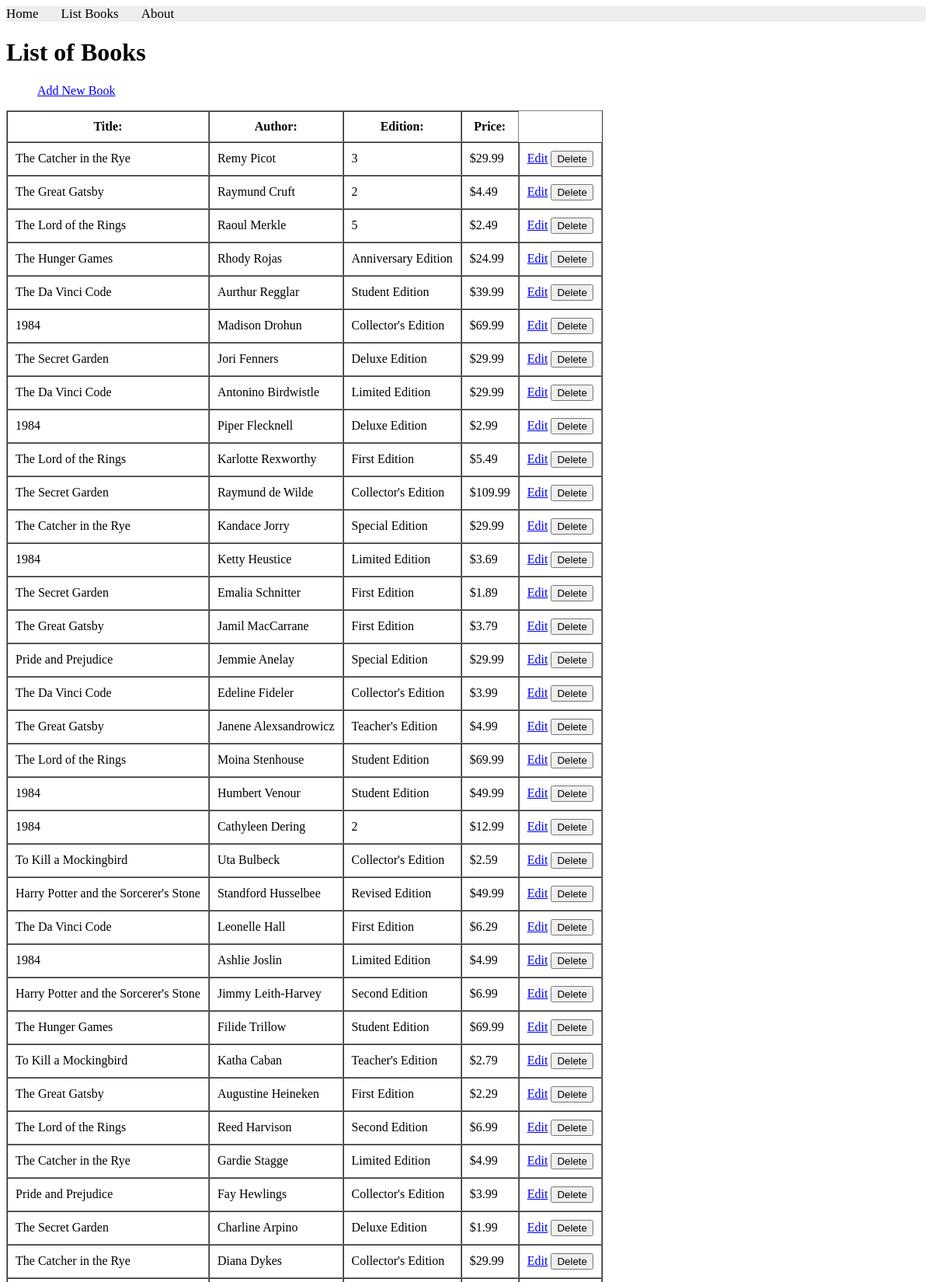
/books/l10p1/listB/ (upper part), run on the app's committed database.
### apps/bookmodule/models.py (models this page shows)
class Book(models.Model):
    title = models.CharField(max_length = 50)
    author = models.CharField(max_length = 50)
    price = models.FloatField(default = 0.0)
    edition = models.SmallIntegerField(default = 1)

### apps/bookmodule/views.py (the view)
# urls.py: path('l10p1/listB/', views.l10_part1_listB, name="books.l10p1"),
def l10_part1_listB(request):
    return render(request, 'bookmodule/l10_part1.html', {'books': Book.objects.all()})

### apps/templates/bookmodule/l10_part1.html (shortened to what this page needs)
{% extends "layouts/base.html" %}
{% load static %}
{% block content %}
  <h1>List of Books</h1>
  <ul>
    <a href="{% url 'books.l10p1add' %}">Add New Book</a>
  </ul>
  <table border="1" cellpadding="10" cellspacing="0">
    <tr>
      <th>Title:</th>
      <th>Author:</th>
      <th>Edition:</th>
      <th>Price:</th>
    </tr>
    {% for book in books %}
      <tr>
        <td>{{ book.title }}</td>
        <td>{{ book.author }}</td>
        <td>{{ book.edition }}</td>
        <td>${{ book.price }}</td>
        <td>
          <form method="POST">
            <a href="{% url 'books.l10p1edit' book.id %}">Edit</a>
            <button type="submit" formaction="{% url 'books.l10p1delete' book.id %}">Delete</button>
          </form>
        </td>
      </tr>
    {% endfor %}
  </table>
{% endblock content %}

### data on the page
Book: title "The Catcher in the Rye", author "Remy Picot", edition "3", price "29.99"
Book: title "The Great Gatsby", author "Raymund Cruft", edition "2", price "4.49"
Book: title "The Lord of the Rings", author "Raoul Merkle", edition "5", price "2.49"
Book: title "The Hunger Games", author "Rhody Rojas", edition "Anniversary Edition", price "24.99"
Book: title "The Da Vinci Code", author "Aurthur Regglar", edition "Student Edition", price "39.99"
Book: title "1984", author "Madison Drohun", edition "Collector's Edition", price "69.99"
Book: title "The Secret Garden", author "Jori Fenners", edition "Deluxe Edition", price "29.99"
Book: title "The Da Vinci Code", author "Antonino Birdwistle", edition "Limited Edition", price "29.99"
Book: title "1984", author "Piper Flecknell", edition "Deluxe Edition", price "2.99"
Book: title "The Lord of the Rings", author "Karlotte Rexworthy", edition "First Edition", price "5.49"
Book: title "The Secret Garden", author "Raymund de Wilde", edition "Collector's Edition", price "109.99"
Book: title "The Catcher in the Rye", author "Kandace Jorry", edition "Special Edition", price "29.99"
Book: title "1984", author "Ketty Heustice", edition "Limited Edition", price "3.69"
Book: title "The Secret Garden", author "Emalia Schnitter", edition "First Edition", price "1.89"
Book: title "The Great Gatsby", author "Jamil MacCarrane", edition "First Edition", price "3.79"
Book: title "Pride and Prejudice", author "Jemmie Anelay", edition "Special Edition", price "29.99"
Book: title "The Da Vinci Code", author "Edeline Fideler", edition "Collector's Edition", price "3.99"
Book: title "The Great Gatsby", author "Janene Alexsandrowicz", edition "Teacher's Edition", price "4.99"
Book: title "The Lord of the Rings", author "Moina Stenhouse", edition "Student Edition", price "69.99"
Book: title "1984", author "Humbert Venour", edition "Student Edition", price "49.99"
Book: title "1984", author "Cathyleen Dering", edition "2", price "12.99"
Book: title "To Kill a Mockingbird", author "Uta Bulbeck", edition "Collector's Edition", price "2.59"
Book: title "Harry Potter and the Sorcerer's Stone", author "Standford Husselbee", edition "Revised Edition", price "49.99"
Book: title "The Da Vinci Code", author "Leonelle Hall", edition "First Edition", price "6.29"
Book: title "1984", author "Ashlie Joslin", edition "Limited Edition", price "4.99"
Book: title "Harry Potter and the Sorcerer's Stone", author "Jimmy Leith-Harvey", edition "Second Edition", price "6.99"
Book: title "The Hunger Games", author "Filide Trillow", edition "Student Edition", price "69.99"
Book: title "To Kill a Mockingbird", author "Katha Caban", edition "Teacher's Edition", price "2.79"
Book: title "The Great Gatsby", author "Augustine Heineken", edition "First Edition", price "2.29"
Book: title "The Lord of the Rings", author "Reed Harvison", edition "Second Edition", price "6.99"
Book: title "The Catcher in the Rye", author "Gardie Stagge", edition "Limited Edition", price "4.99"
Book: title "Pride and Prejudice", author "Fay Hewlings", edition "Collector's Edition", price "3.99"
Book: title "The Secret Garden", author "Charline Arpino", edition "Deluxe Edition", price "1.99"
Book: title "The Catcher in the Rye", author "Diana Dykes", edition "Collector's Edition", price "29.99"
